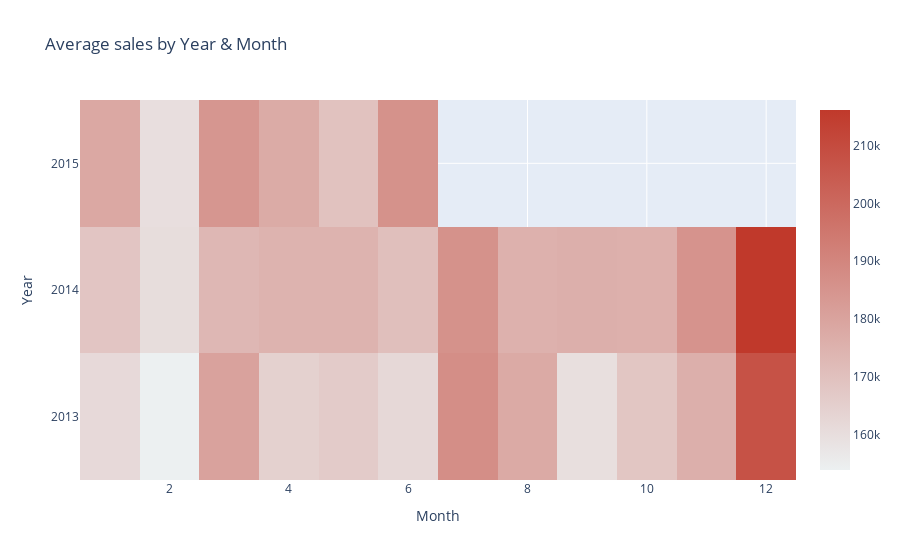

The cell this chart's notebook holds for it:
### Code cell
sales_by_store = sales_df.groupby(['year', 'month', 'store']).agg({'sales': 'sum'}).reset_index()
avg_sales_by_month = sales_by_store.groupby(['year', 'month']).agg({'sales': 'mean'}).reset_index()
avg_sales_by_month['year'] = avg_sales_by_month['year'].astype(str)

fig = go.Figure(data=[go.Heatmap( x=avg_sales_by_month['month'],
                  y=avg_sales_by_month['year'],
                  z=avg_sales_by_month['sales'],
                  colorscale=[[0, "#ecf0f1"], [1, "#c0392b"]]
                )])
fig.update_layout(xaxis=dict(tickformat='.0f'), 
                  title='Average sales by Year & Month',
                  xaxis_title='Month',
                  yaxis_title='Year')
fig.show()

### Figure 1 — Plotly figure (JSON) as saved in the notebook; plotly's stock layout.template omitted (floating-point values rounded to 4 significant figures)
{"data": [{"colorscale": [[0, "#ecf0f1"], [1, "#c0392b"]], "type": "heatmap", "x": [1, 2, 3, 4, 5, 6, 7, 8, 9, 10, 11, 12, 1, 2, 3, 4, 5, 6, 7, 8, 9, 10, 11, 12, 1, 2, 3, 4, 5, 6], "y": ["2013", "2013", "2013", "2013", "2013", "2013", "2013", "2013", "2013", "2013", "2013", "2013", "2014", "2014", "2014", "2014", "2014", "2014", "2014", "2014", "2014", "2014", "2014", "2014", "2015", "2015", "2015", "2015", "2015", "2015"], "z": [161600.0, 153800.0, 180400.0, 164500.0, 166300.0, 162100.0, 187300.0, 177600.0, 159700.0, 168300.0, 175900.0, 207800.0, 168400.0, 160500.0, 173100.0, 174500.0, 174600.0, 170400.0, 186000.0, 175100.0, 176000.0, 175600.0, 185400.0, 216200.0, 178300.0, 159900.0, 184400.0, 177500.0, 169600.0, 186000.0]}], "layout": {"title": {"text": "Average sales by Year & Month"}, "xaxis": {"tickformat": ".0f", "title": {"text": "Month"}}, "yaxis": {"title": {"text": "Year"}}}}
